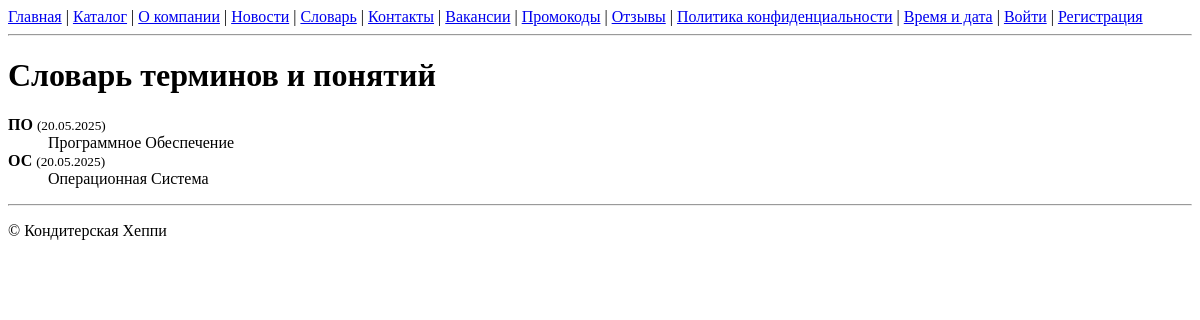
The app's page /glossary/, older data.
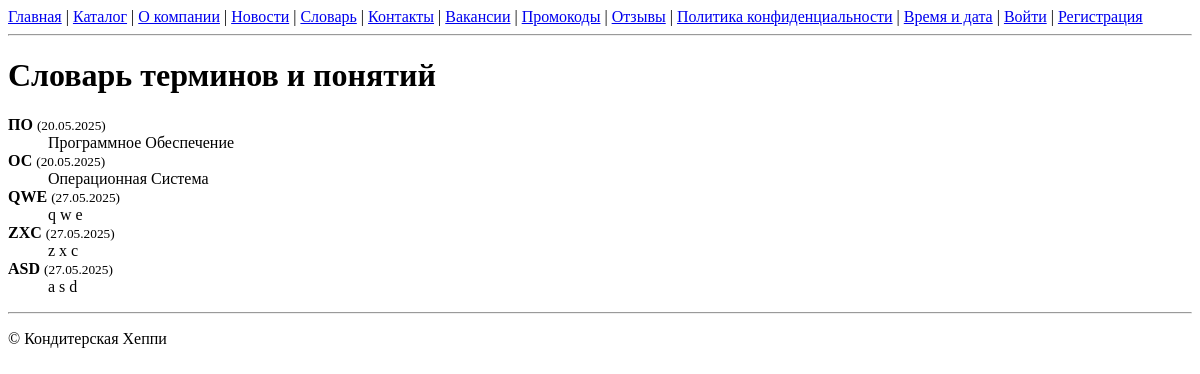
The same page, newer data.
### shop/models.py (models this page shows, shortened)
class GlossaryTerm(models.Model):
    term         = models.CharField(max_length=100, unique=True)
    definition   = models.TextField()
    added_at     = models.DateTimeField(auto_now_add=True)

### shop/views.py (the view)
# urls.py: re_path(r'^glossary/$', views.GlossaryListView.as_view(), name='glossary'),
class GlossaryListView(ListView):
    model = GlossaryTerm
    template_name = 'shop/glossary.html'
    context_object_name = 'terms'

### shop/templates/shop/glossary.html (shortened to what this page needs)
{% extends 'base.html' %}
{% block content %}
  <h1>Словарь терминов и понятий</h1>
  <dl>
    {% for term in terms %}
      <dt><strong>{{ term.term }}</strong> <small>({{ term.added_at|date:"d.m.Y" }})</small></dt>
      <dd>{{ term.definition }}</dd>
    {% empty %}
      <p>Нет терминов.</p>
    {% endfor %}
  </dl>
{% endblock %}

### shop/templates/base.html (shortened to what this page needs)
<!DOCTYPE html>
<html lang="ru">
<head>
  {% load static %}
</head>
<body>
  <header>
    <nav>
      <a href="{% url 'shop:home' %}">Главная</a> |
      <a href="{% url 'shop:product_list' %}">Каталог</a> |
      <a href="{% url 'shop:about' %}">О компании</a> |
      <a href="{% url 'shop:news_list' %}">Новости</a> |
      <a href="{% url 'shop:glossary' %}">Словарь</a> |
      <a href="{% url 'shop:contacts' %}">Контакты</a> |
      <a href="{% url 'shop:vacancies' %}">Вакансии</a> |
      <a href="{% url 'shop:promocodes' %}">Промокоды</a> |
      <a href="{% url 'shop:reviews' %}">Отзывы</a> |
      <a href="{% url 'shop:privacy' %}">Политика конфиденциальности</a> |
      <a href="{% url 'shop:time_info' %}">Время и дата</a> |
      {% if user.is_authenticated %}
        <form action="{% url 'logout' %}" method="post" style="display:inline;">
          {% csrf_token %}
          <button type="submit" style="background:none;border:none;color:blue;cursor:pointer;">Выйти</button>
        </form>
      {% else %}
        <a href="{% url 'login' %}">Войти</a> |
        <a href="{% url 'signup' %}">Регистрация</a>
      {% endif %}
    </nav>
    <hr>
  </header>
  <main>{% block content %}{% endblock %}</main>
  <footer>
    <hr>
    <p>© Кондитерская Хеппи</p>
  </footer>
</body>
</html>

Row changes from the older to the newer data that the page shows:
added GlossaryTerm: term "QWE", added_at "27.05.2025", definition "q w e"
added GlossaryTerm: term "ZXC", added_at "27.05.2025", definition "z x c"
added GlossaryTerm: term "ASD", added_at "27.05.2025", definition "a s d"
